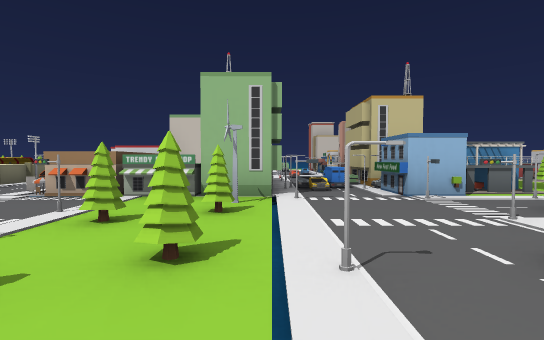
view 1 (above)

24 first-person views from a walk through a Unity game level. The camera is 0.68 m above the floor, tilts 2° down and sees 85° across. The floor is counted in squares, 1 m on a side. Each view is taken from the middle of a square. On the plan, view 1 faces up. The plan holds only what a view shows up to about 10 squares ahead; the rest is blank. The place goes on beyond the plan. Some surface patterns are stand-ins.

view 2
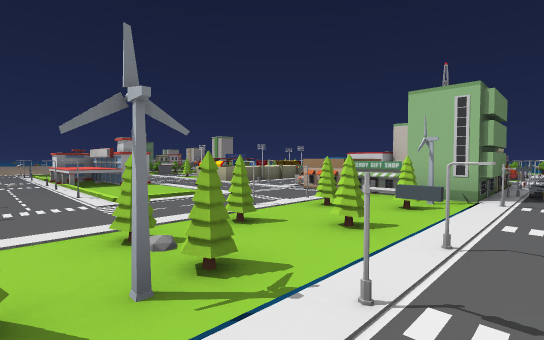

view 3
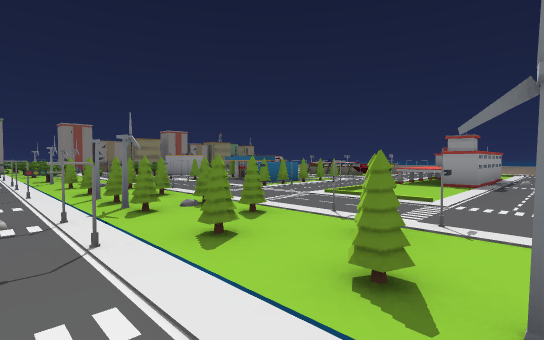

view 4
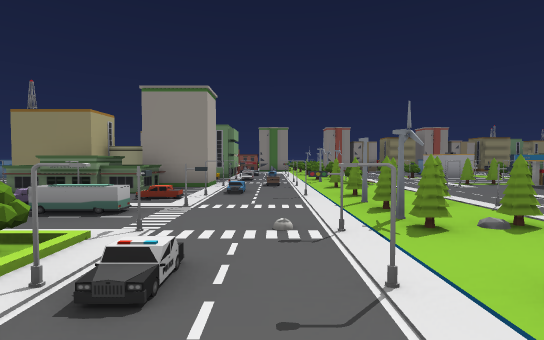

view 5
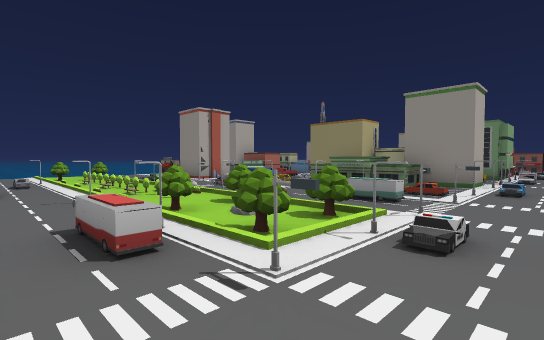

view 6
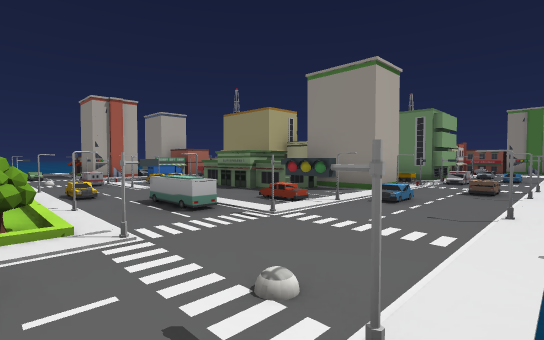

view 7
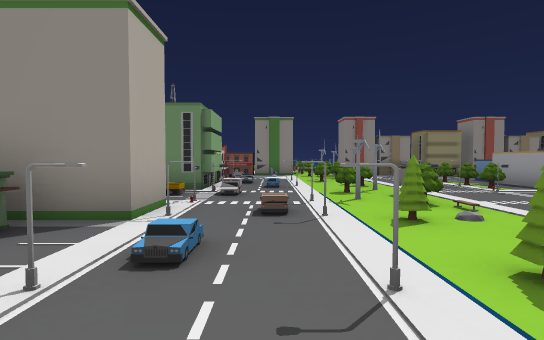

view 8
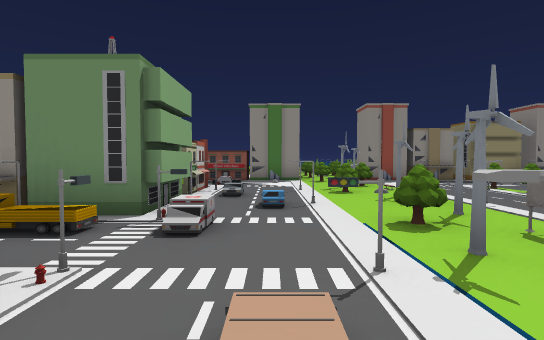

view 9
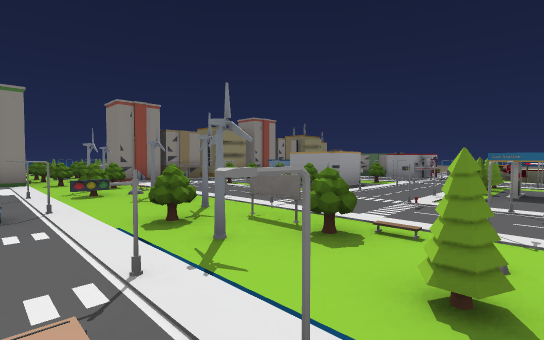

view 10
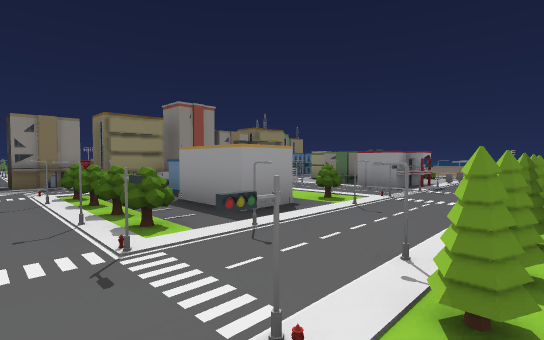

view 11
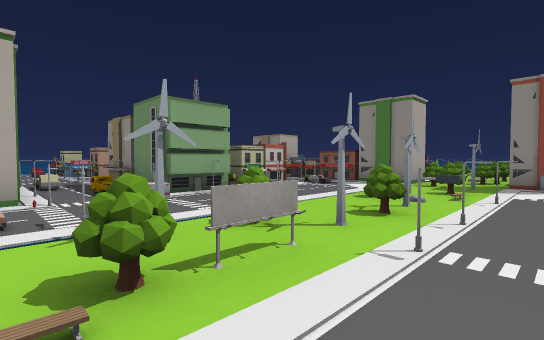

view 12
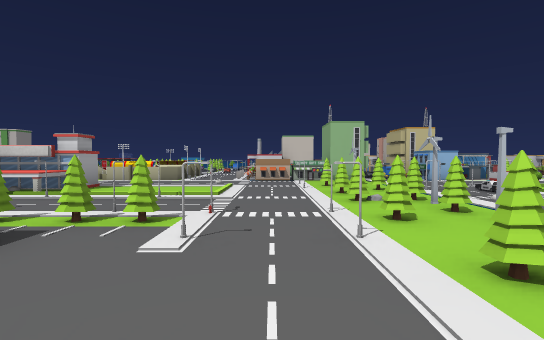

view 13
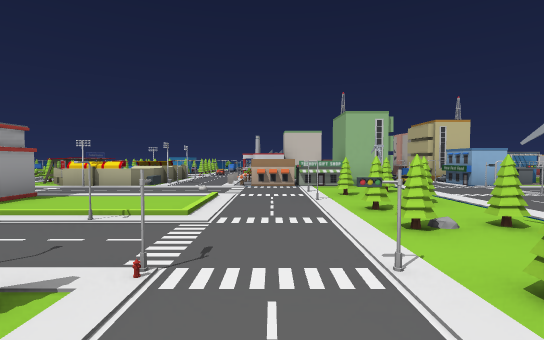

view 14
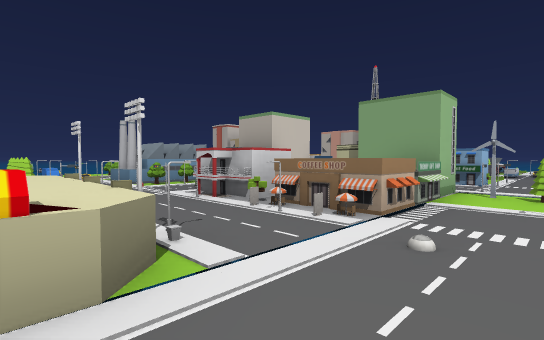

view 15
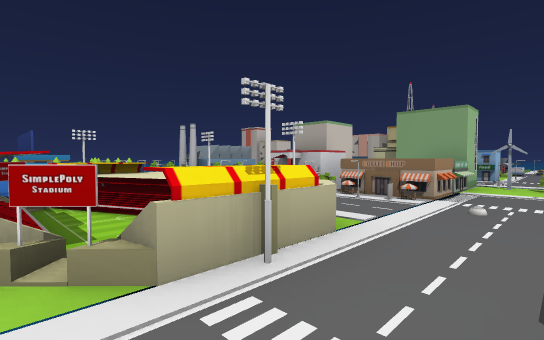

view 16
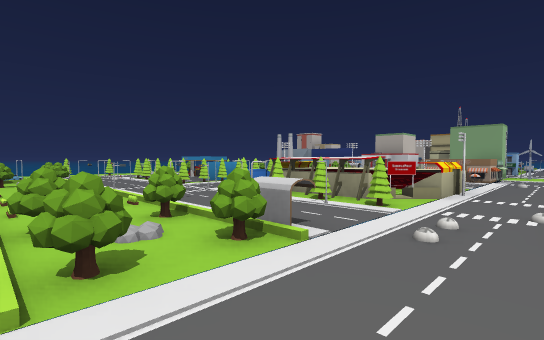

view 17
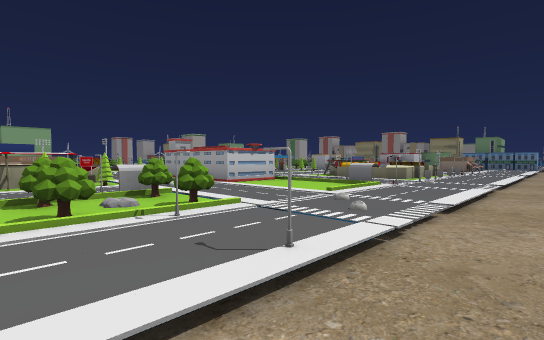

view 18
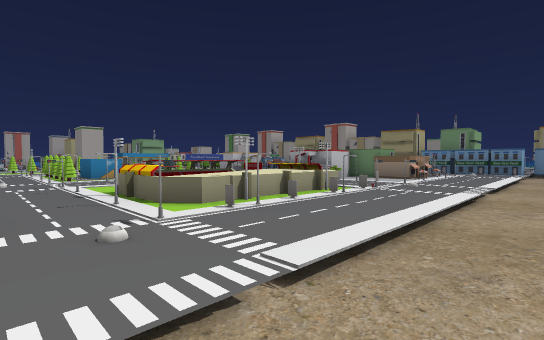

view 19
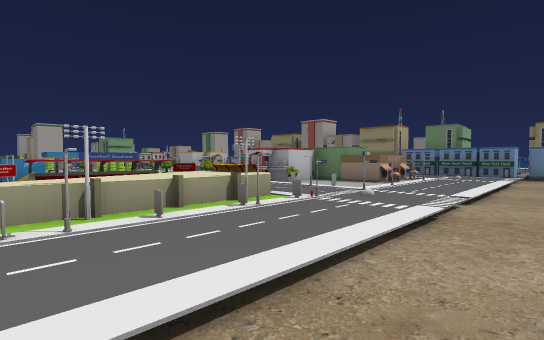

view 20
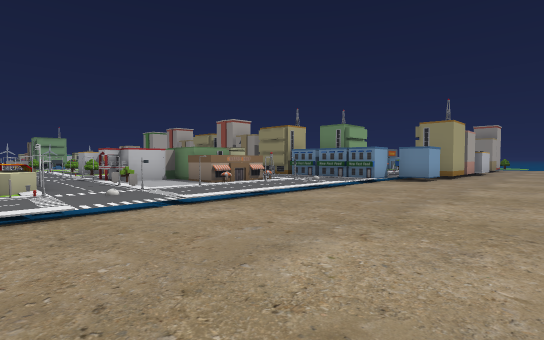

view 21
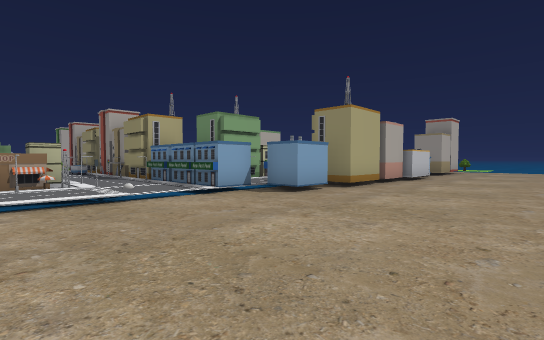

view 22
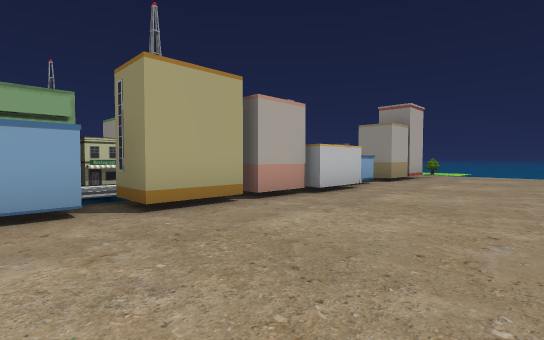

view 23
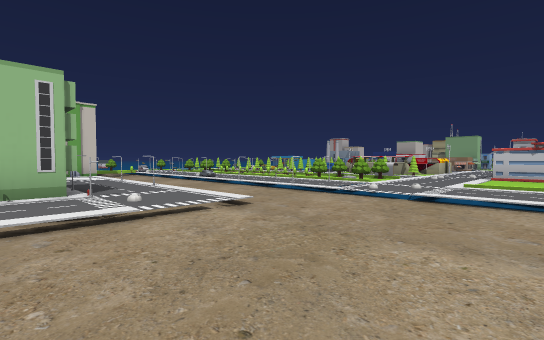

view 24
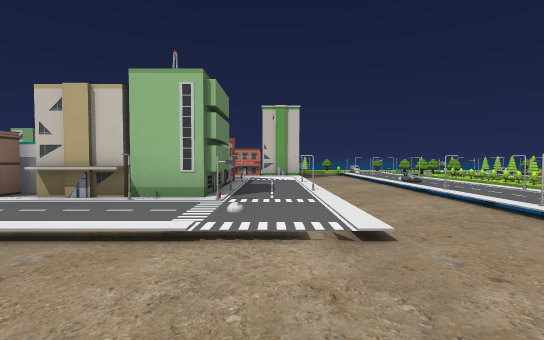

### Floor plan
Key: @ floor where view 1 was taken; # wall or solid block; x gap in a wall; . main floor; : floor 0.05 m higher than the main floor; + floor 0.1 m higher than the main floor; - floor 0.1 m lower than the main floor; * floor 0.35 m higher than the main floor; % floor 0.45 m higher than the main floor; / step, stairs or slope; = window, fence, low wall or low ledge; ^ raised ledge; O other object.
Columns run from 21 left of view 1 to 13 right of it. Each row starts with its distance up from view 1.
 12  .//-O.O O.  ^^O O^^
 11  ../-///O:.##^##==== ^
 10  #./-/=/O=.=O= ===O  #O^
  9  O.O-///O:.#O= =#=   #O
  8 ##./-O/O O.O#%%O O^#^OO
  7 #O.O-///./.x^.%=.=^ ^#=#
  6 O#./-O.O/O.O^:%O.O^ #OO OOO
  5 .../-/.=.^.##^^=.O^^##O##OO
  4 -----//..........O..O#.##O....
  3 -----/.............##/.==O O....O..
  2 -----/....^^^#...:.O#/.#=== OOOOOO=
  1 -----/....^^^^...:.x./OO=== OOOO..
  0     -/.=O.O  =O.O..#O@==#O#O.. =O
 -1     -/.#O.O=#=O.O#.##/.=^O=O===#
 -2     -/.O===O O#=#O.O.OO.==  OO#OO
 -3     -/.O*.^O O^^...O#/.O=OOOOO#O
 -4     -/.O*+^O O.^...O#/.OOOOOOO
 -5  ----/OO**^O O#^#O.../OOOOO  O
 -6  ----/.#O#O=##O O=.OO/.##O#O =#
 -7  ----/.OOOO###O.O#..#/.==OOOO==
 -8  ----/...=^O O=^#O..O.OOOOOOO
 -9  ----/OO^#^O.O ^=O.OO..OO
-10 -----/.O^##O.  ^ O.Ox.OOO
-11 -----/OO^# O   ^ O..O...O
-12 -----/.=O# =   .O...x..=
-13 -----/..O#O=    O..O#=#OO
-14 -----####### #######=O#OO
-15 ----##.      ^  ##.^=O
-16 ----# .             =
-17 ----##.#            x
-18 ----#
-19 ----#
-20 ----#
-21 ----#
-22 ----^
-23 ----^
-24 ----#

Where each view was taken, in squares from view 1:
view 1: 0 up, 0 right, facing up
view 2: 1 down, 1 right, facing up-left
view 3: 4 up, 1 right, facing down-left
view 4: 3 up, 1 right, facing down
view 5: 4 up, 1 right, facing down-right
view 6: 1 up, 0 right, facing down-right
view 7: 1 down, 1 right, facing down
view 8: 4 down, 1 right, facing down
view 9: 4 down, 1 right, facing down-left
view 10: 5 down, 3 left, facing down-left
view 11: 5 down, 3 left, facing down-right
view 12: 5 down, 3 left, facing up
view 13: 3 down, 3 left, facing up
view 14: 3 up, 7 left, facing up-right
view 15: 3 up, 9 left, facing up-right
view 16: 3 up, 14 left, facing up-right
view 17: 7 up, 17 left, facing down-right
view 18: 0 up, 17 left, facing down-right
view 19: 2 down, 17 left, facing down-right
view 20: 5 down, 20 left, facing down-right
view 21: 10 down, 21 left, facing down-right
view 22: 15 down, 21 left, facing down-right
view 23: 1 up, 21 left, facing up-right
view 24: 2 up, 19 left, facing up
